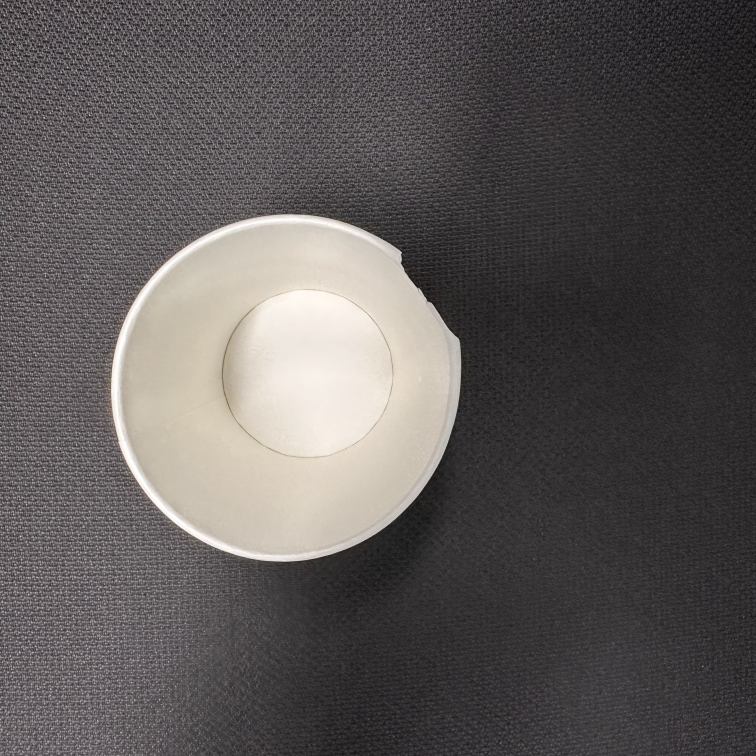
#> input picture test_img/ng_1.jpg, 3024 x 3024 px (shown at 1/4 size)
$ python -i model_cv.py   (imports and definitions only)
#> lines starting #> are read from the running program, lines starting #| are printed output that depends on the picture; after the words box and inside, x2 and y2 are one past the last pixel; in counts of white or black regions, pixels touching at a corner belong together
#> further down, picture is the input picture: shape (3024, 3024, 3); mean B, G, R 87.9, 88.7, 92.9
import os
import cv2
import base64
import numpy as np
# import matplotlib.pyplot as plt  # 시각화는 안 씀


# [198 lines left out: functions check_red_defect, analyze_circularity, not called in this run]


def crop_cup_from_image(image):
    gray = cv2.cvtColor(image, cv2.COLOR_BGR2GRAY)
    _, binary = cv2.threshold(gray, 200, 255, cv2.THRESH_BINARY)
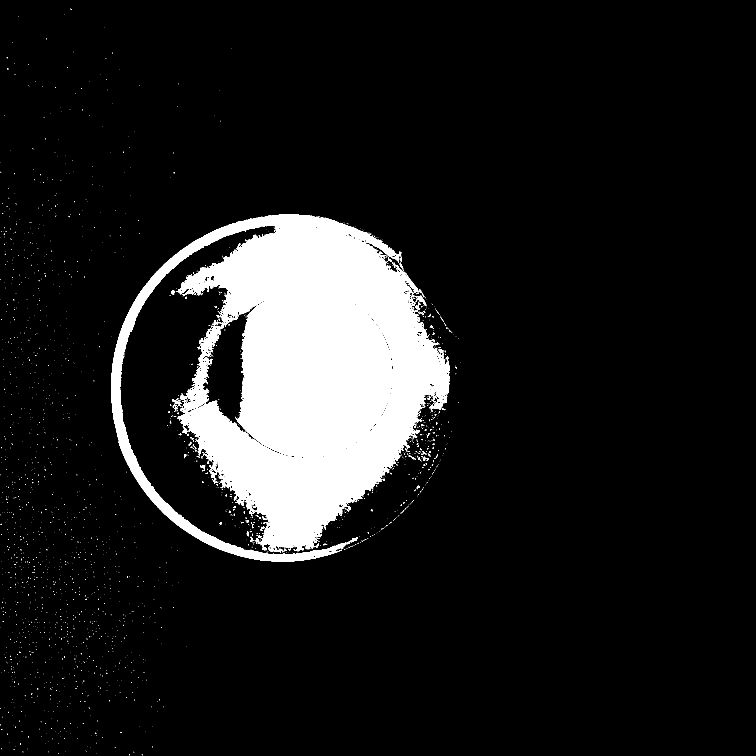
#> binary: shape (3024, 3024) (shown at 1/4 size); 10.6% white; 2369 white regions (2231 under 20 px), largest, box (x1, y1, x2, y2) and area: (444, 858, 1798, 2246) 950064, (1660, 1183, 1705, 1223) 531, (1072, 2189, 1132, 2209) 433
    kernel = np.ones((5, 5), np.uint8)
    binary = cv2.morphologyEx(binary, cv2.MORPH_OPEN, kernel)
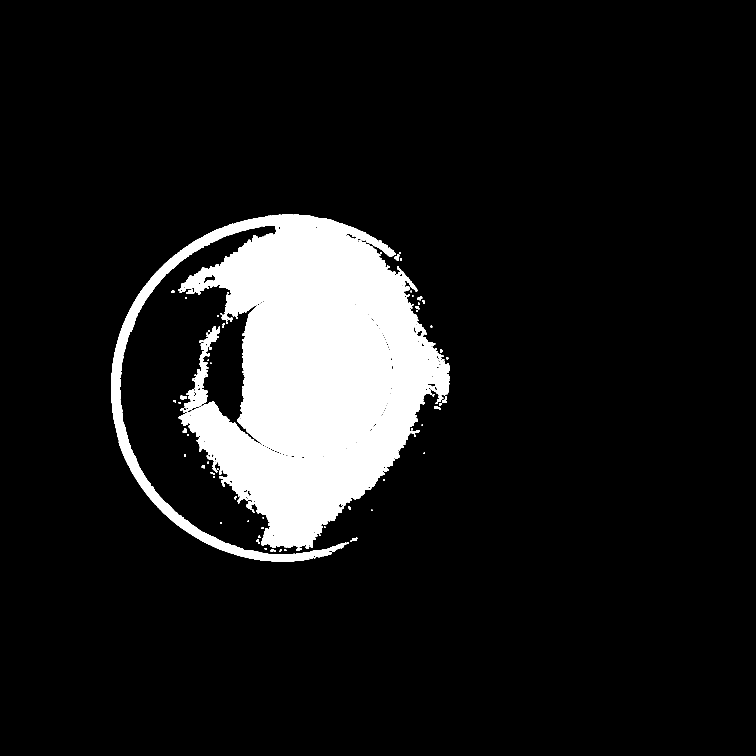
#> binary: shape (3024, 3024) (shown at 1/4 size); 10.3% white; 100 white regions
    contours, _ = cv2.findContours(binary, cv2.RETR_EXTERNAL, cv2.CHAIN_APPROX_SIMPLE)
#> contours = 100 contours, 15 with area under 20; largest, box (x1, y1, x2, y2) and area: (444, 858, 1798, 2246) 919274, (733, 1552, 831, 1651) 4366, (769, 1449, 833, 1557) 3182, (803, 1306, 880, 1405) 2696, (797, 1405, 838, 1448) 687

    if not contours:
        return None  # 검출 실패

    largest = max(contours, key=cv2.contourArea)
#> largest = contour of 6437 points, box (x1, y1, x2, y2) (444, 858, 1798, 2246), area 919274
    x, y, w, h = cv2.boundingRect(largest)
#> x = 444; y = 858; w = 1354; h = 1388
    return image[y:y+h, x:x+w]
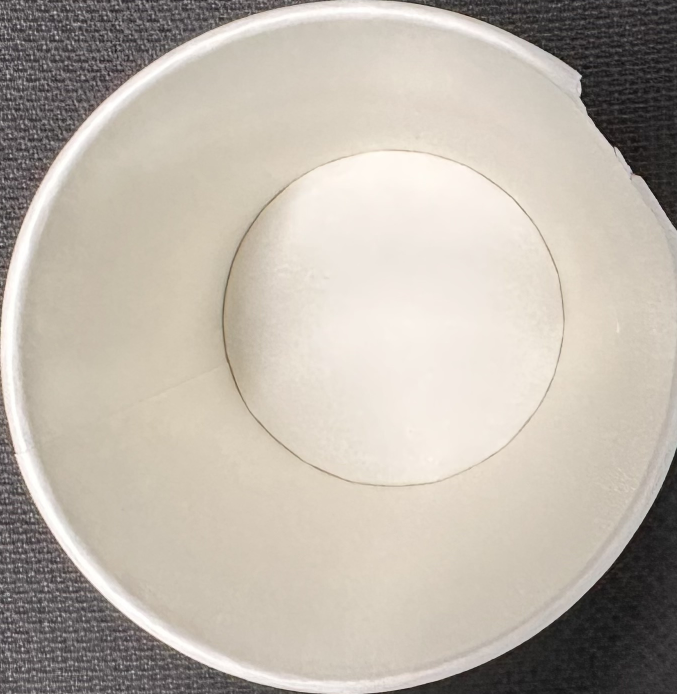
#> returned value: shape (1388, 1354, 3) (shown at 1/2 size); mean of channels 0, 1, 2 170.5, 180.9, 188.8; drawn as B, G, R


# [6 lines left out: function img_to_base64, not called in this run]

>>> import cv2
>>> picture = cv2.imread('test_img/ng_1.jpg')
>>> result = crop_cup_from_image(picture)
